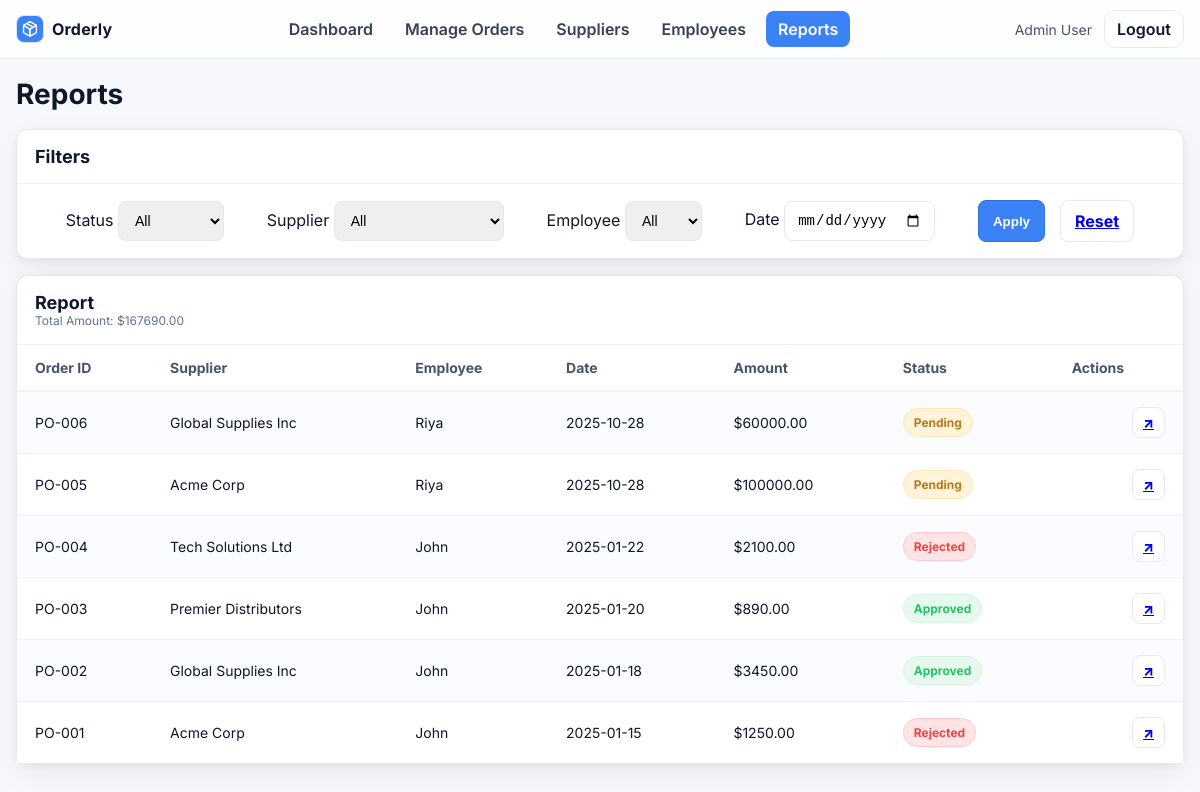
Screenshot of /admin/reports (signed in) with the database file from the repository.
### models.py (models this page shows, shortened)
class Order(db.Model):
    id = db.Column(db.Integer, primary_key=True)
    code = db.Column(db.String(20), unique=True, nullable=False)     # e.g., "PO-001"
    date = db.Column(db.Date, default=date.today, nullable=False)
    amount = db.Column(db.Float, default=0.0)                         # total dollar amount
    product_name = db.Column(db.String(100))
    quantity = db.Column(db.Integer)
    status = db.Column(db.String(20), default="Pending")              # Pending, Approved, Rejected
    employee_id = db.Column(db.Integer, db.ForeignKey('user.id'), nullable=False)
    supplier_id = db.Column(db.Integer, db.ForeignKey('supplier.id')) # nullable if supplier optional

class Supplier(db.Model):
    id = db.Column(db.Integer, primary_key=True)
    name = db.Column(db.String(100))
    contact = db.Column(db.String(100))
    email = db.Column(db.String(100))
    address = db.Column(db.String(200))
    orders = db.relationship('Order', backref='supplier', lazy=True)

class User(db.Model):
    id = db.Column(db.Integer, primary_key=True)
    name = db.Column(db.String(100))
    email = db.Column(db.String(100), unique=True)
    password = db.Column(db.String(100))
    role = db.Column(db.String(20))  # 'admin' or 'employee'
    orders = db.relationship('Order', backref='employee', lazy=True)

### app.py (the view)
@app.route('/admin/reports')
def admin_reports():
    if session.get('role') != 'admin':
        flash("Unauthorized access"); return redirect('/')
    status = request.args.get('status', '').strip()
    supplier_id = request.args.get('supplier_id', '').strip()
    employee_id = request.args.get('employee_id', '').strip()
    date_str = request.args.get('date', '').strip()
    q = Order.query
    conds = []
    if status:
        conds.append(Order.status == status)
    if supplier_id:
        try:
            conds.append(Order.supplier_id == int(supplier_id))
        except ValueError:
            pass
    if employee_id:
        try:
            conds.append(Order.employee_id == int(employee_id))
        except ValueError:
            pass
    def parse_d(s):
        try:
            return datetime.strptime(s, "%Y-%m-%d").date()
        except Exception:
            return None
    d = parse_d(date_str)
    if d:
        conds.append(Order.date == d)
    if conds:
        q = q.filter(and_(*conds))
    q = q.order_by(Order.date.desc(), Order.id.desc())
    orders = q.all()
    total_amount = sum((o.amount or 0) for o in orders)
    suppliers = Supplier.query.order_by(Supplier.name).all()
    employees = User.query.filter_by(role='employee').order_by(User.name).all()
    return render_template('admin/reports.html',
                           orders=orders,
                           suppliers=suppliers,
                           employees=employees,
                           status=status,
                           supplier_id=supplier_id,
                           employee_id=employee_id,
                           date=date_str,
                           total_amount=round(total_amount, 2))

### templates/admin/reports.html (shortened to what this page needs)
<!doctype html>
<html lang="en">
<head>
  <link rel="stylesheet" href="{{ url_for('static', filename='admin.css') }}">
</head>
<body>
  <header class="adminNavBar">
    <div class="adminNavInner">
      <a class="adminNavBrand" href="{{ url_for('admin_dashboard') }}">
        <img class="adminNavBrandLogo" src="{{ url_for('static', filename='images/logo.png') }}" alt="Orderly logo">
        <span class="adminNavBrandText">Orderly</span>
      </a>
      <nav class="adminNavLinks">
        <a class="adminNavLink" href="{{ url_for('admin_dashboard') }}">Dashboard</a>
        <a class="adminNavLink" href="{{ url_for('admin_orders') }}">Manage Orders</a>
        <a class="adminNavLink" href="{{ url_for('admin_suppliers') }}">Suppliers</a>
        <a class="adminNavLink" href="{{ url_for('admin_employee') }}">Employees</a>
        <a class="adminNavLink adminNavLinkActive" href="{{ url_for('admin_reports') }}">Reports</a>
      </nav>
      <div class="adminNavRight">
        <span class="adminNavUser">{{ session.get('user_name','Admin User') }}</span>
        <a class="adminNavBtn" href="{{ url_for('logout') }}">Logout</a>
      </div>
    </div>
  </header>
  <main class="adminReportsPage">
    <div class="adminSuppliersHeader">
      <h1 class="adminSuppliersTitle">Reports</h1>
    </div>
    <section class="adminSuppliersPanel">
      <div class="adminSuppliersPanelHead">
        <h2 class="adminSuppliersPanelTitle">Filters</h2>
      </div>
      <form class="adminFiltersForm" method="get" action="{{ url_for('admin_reports') }}">
        <div class="adminFiltersRow">
          <label>Status
            <select name="status" class="adminSuppliersInput">
              <option value="" {{ 'selected' if not status }}>All</option>
            </select>
          </label>
          <label>Supplier
            <select name="supplier_id" class="adminSuppliersInput">
              <option value="" {{ 'selected' if not supplier_id }}>All</option>
            </select>
          </label>
          <label>Employee
            <select name="employee_id" class="adminSuppliersInput">
              <option value="" {{ 'selected' if not employee_id }}>All</option>
            </select>
          </label>
          <label>Date
            <input type="date" name="date" value="{{ date }}" class="adminSuppliersInput">
          </label>
          <div style=" display: flex; gap: 15px">
            <button type="submit" class="adminSuppliersPrimaryBtn">Apply</button>
          <a class="adminSuppliersBtn" href="{{ url_for('admin_reports') }}">Reset</a>
          </div>
        </div>
      </form>
    </section>
    <section class="adminSuppliersPanel" style="margin-top:16px;">
      <div class="adminSuppliersPanelHead">
        <h2 class="adminSuppliersPanelTitle">Report</h2>
        <div class="adminSuppliersPanelSub">Total Amount: ${{ '%.2f'|format(total_amount) }}</div>
      </div>
      <div class="adminSuppliersTableWrap">
        <table class="adminSuppliersTable">
          <thead>
            <tr>
              <th>Order ID</th>
              <th>Supplier</th>
              <th>Employee</th>
              <th>Date</th>
              <th>Amount</th>
              <th>Status</th>
              <th class="adminEmployeesTextRight">Actions</th>
            </tr>
          </thead>
          <tbody>
            {% for o in orders %}
            <tr>
              <td>{{ o.code }}</td>
              <td>{{ o.supplier.name if o.supplier else '-' }}</td>
              <td>{{ o.employee.name if o.employee else '-' }}</td>
              <td>{{ o.date }}</td>
              <td>${{ '%.2f'|format(o.amount or 0) }}</td>
              <td>
                <span class="adminReportsBadge
                  {% if o.status=='Approved' %}adminReportsBadgeGreen
                  {% elif o.status=='Rejected' %}adminReportsBadgeRed
                  {% else %}adminReportsBadgeAmber{% endif %}">
                  {{ o.status }}
                </span>
              </td>
              <td class="adminEmployeesTextRight">
                <a class="adminOrdersIconBtn" title="View" href="{{ url_for('admin_order_view', order_id=o.id) }}"
                  target="_blank">↗</a>
              </td>
            </tr>
            {% else %}
            <tr>
              <td colspan="7">No data for selected filters.</td>
            </tr>
            {% endfor %}
          </tbody>
        </table>
      </div>
    </section>
  </main>
</body>
</html>

### rows the page displays
Order: code "PO-006", supplier "Global Supplies Inc", employee "Riya", date "2025-10-28", amount "60000.00", status "Pending"
Order: code "PO-005", supplier "Acme Corp", employee "Riya", date "2025-10-28", amount "100000.00", status "Pending"
Order: code "PO-004", supplier "Tech Solutions Ltd", employee "John", date "2025-01-22", amount "2100.00", status "Rejected"
Order: code "PO-003", supplier "Premier Distributors", employee "John", date "2025-01-20", amount "890.00", status "Approved"
Order: code "PO-002", supplier "Global Supplies Inc", employee "John", date "2025-01-18", amount "3450.00", status "Approved"
Order: code "PO-001", supplier "Acme Corp", employee "John", date "2025-01-15", amount "1250.00", status "Rejected"

### other values shown
{{ session.get('user_name','Admin User') }} "Admin User"
{{ '%.2f'|format(total_amount) }} "167690.00"
